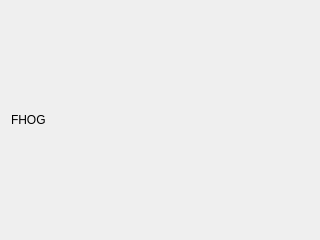
<?xml version="1.0" encoding="UTF-8"?>
<ui version="4.0">
 <class>Widget</class>
 <widget class="QWidget" name="Widget">
  <property name="geometry">
   <rect>
    <x>0</x>
    <y>0</y>
    <width>320</width>
    <height>240</height>
   </rect>
  </property>
  <property name="windowTitle">
   <string>Form</string>
  </property>
  <layout class="QGridLayout" name="gridLayout">
   <item row="1" column="0">
    <widget class="QLabel" name="label">
     <property name="text">
      <string>FHOG</string>
     </property>
    </widget>
   </item>
  </layout>
 </widget>
 <resources/>
 <connections/>
</ui>
